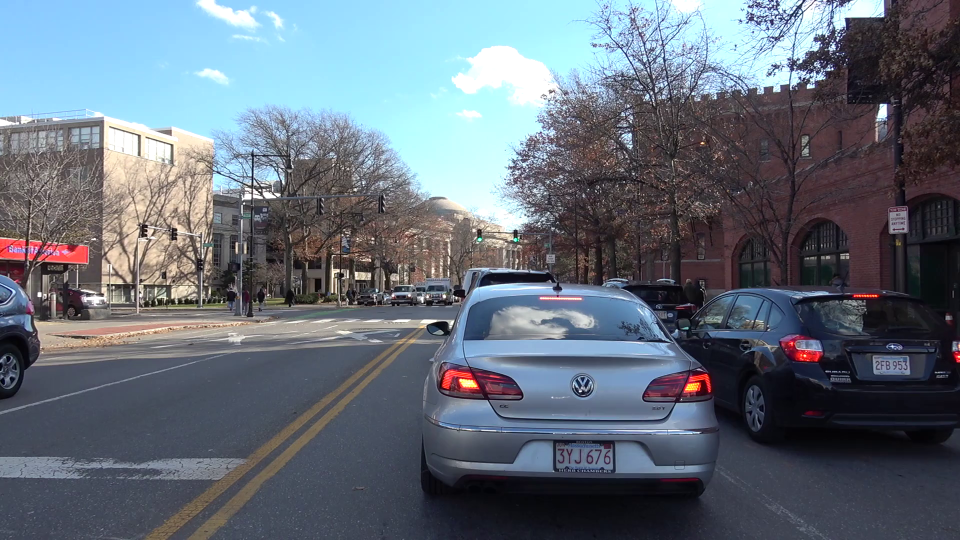
#> input picture images/mit_driveseg_sample.png, 1920 x 1080 px (shown at 1/2 size)
$ jupyter execute Untitled.ipynb
#> lines starting #> are read from the running program, lines starting #| are printed output that depends on the picture
[cell 1]
from PIL import Image
import numpy as np
import cv2
import matplotlib.pyplot as plt

[cell 2]
image_path = './images/mit_driveseg_sample.png'

[cell 3]
# image
image = cv2.imread(image_path)
#> image is the input picture: shape (1080, 1920, 3); mean B, G, R 121, 109.8, 100.3
all_images = image
# cv2.cvtColor(image, cv2.COLOR_BGR2RGB)

# Prediction
prediction = image.copy()
all_images = np.hstack((all_images, prediction))
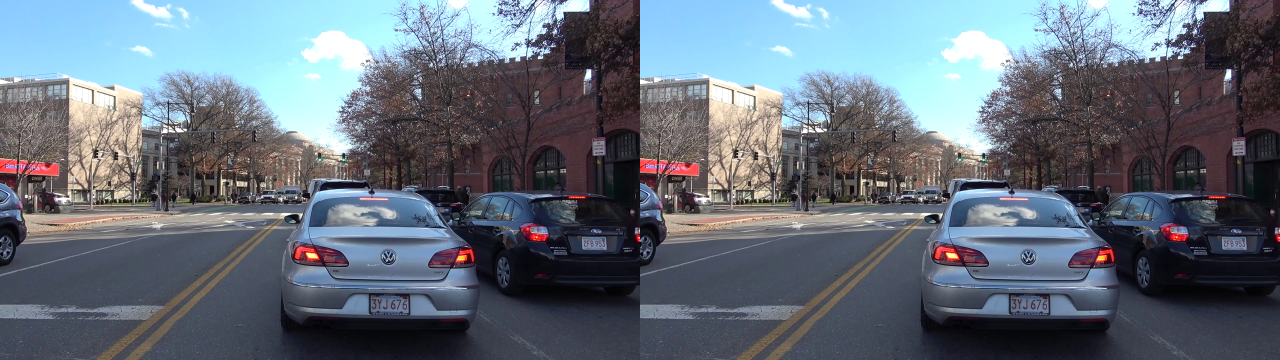
#> all_images: shape (1080, 3840, 3) (shown at 1/3 size); mean B, G, R 121, 109.8, 100.3

background = image.copy()
overlay = prediction.copy()
added_image = cv2.addWeighted(background, 0.4, overlay, 0.75, 0)
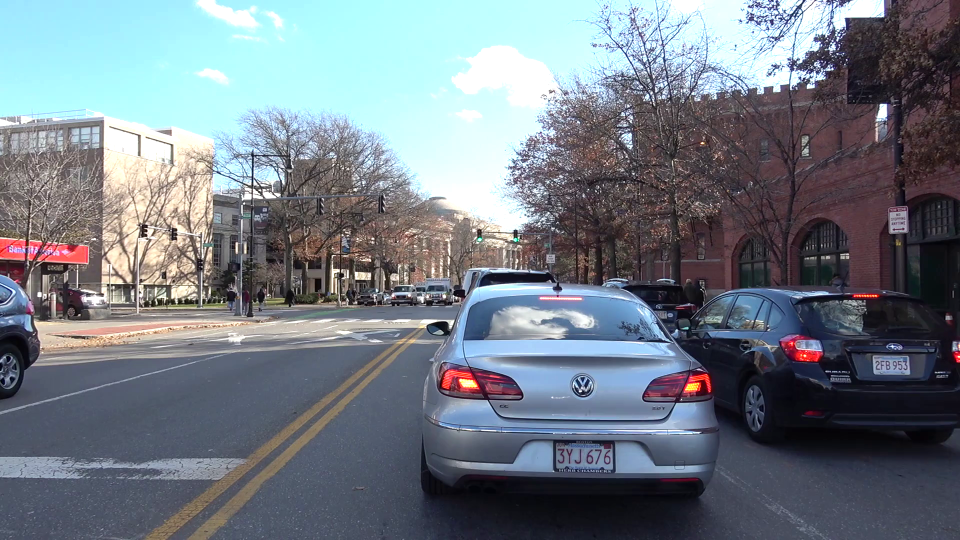
#> added_image: shape (1080, 1920, 3) (shown at 1/2 size); mean B, G, R 131.8, 122.8, 114.3
all_images = np.hstack((all_images, added_image))
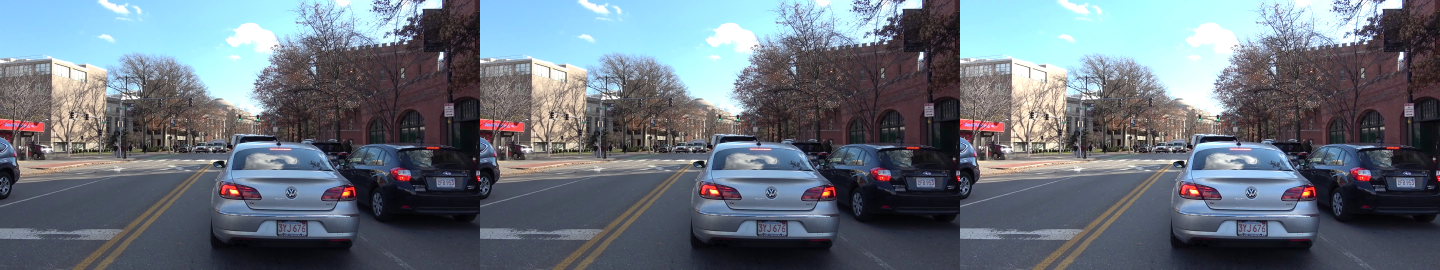
#> all_images: shape (1080, 5760, 3) (shown at 1/4 size); mean B, G, R 124.6, 114.2, 105

# Rescaling *****************
ratio = image.shape[1]/image.shape[0]
#> ratio = 1.78
h = 800
w = int(ratio * h)
#> w = 1422
all_images = cv2.resize(all_images.astype('uint8'), dsize=(w * 3, h))
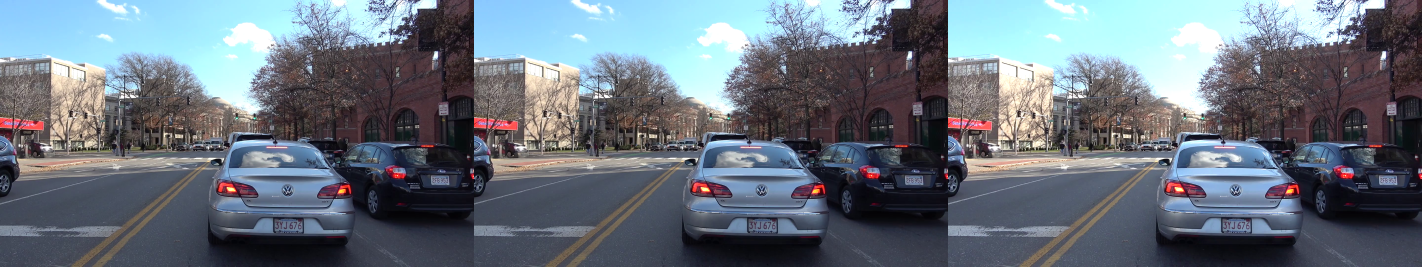
#> all_images: shape (800, 4266, 3) (shown at 1/3 size); mean B, G, R 124.5, 114.1, 104.9

## Start from here.
padding_length = all_images.shape[0]//8
#> padding_length = 100
padding = all_images.copy()[:padding_length, :]
padding[:,:] = 0

all_images = np.vstack((padding, all_images))
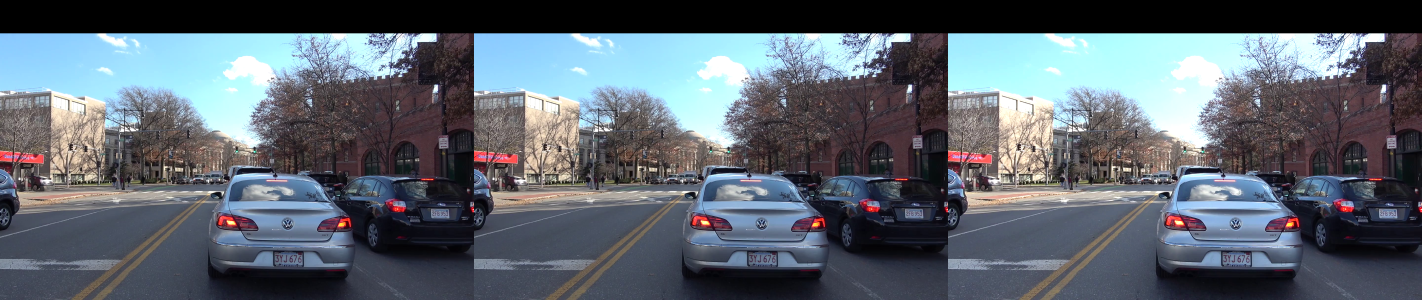
#> all_images: shape (900, 4266, 3) (shown at 1/3 size); mean B, G, R 110.7, 101.4, 93.3


x_padding = w // 8
#> x_padding = 177
x = w
#> x = 1422
y =  int(padding.shape[0] / 1.5)
#> y = 66
font   = cv2.FONT_HERSHEY_TRIPLEX
color  = (255, 255, 255)
scale  = 2
stroke = 3


cv2.putText(all_images, "Image", (x_padding,y), font, scale, color, scale, stroke)
cv2.putText(all_images, "Prediction", (x + x_padding,y), font, scale, color, scale, stroke)
cv2.putText(all_images, "Overlay", (2*x + x_padding,y), font, scale, color, scale, stroke)
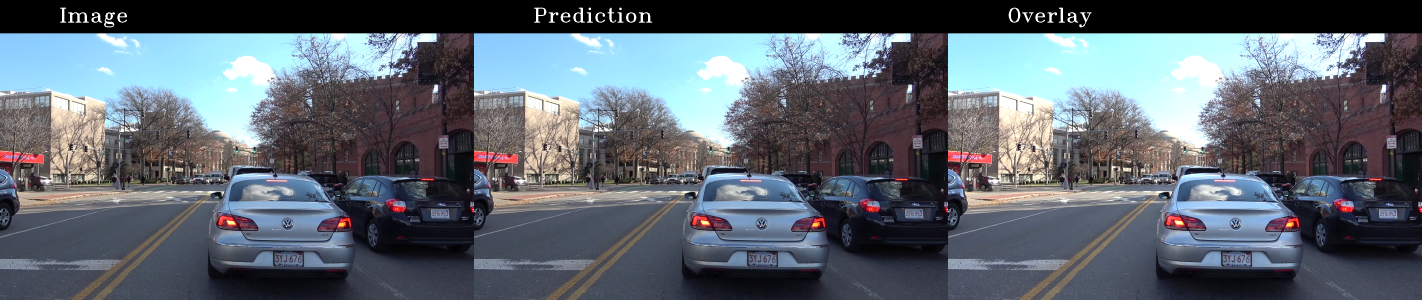
#> all_images: shape (900, 4266, 3) (shown at 1/3 size); mean B, G, R 111.3, 102, 93.9


print('Hi')


# plt.title('Image + Prediction Segmentation Overlay')
# plt.imshow(prediction, alpha=0.5)

cv2.imwrite("filename2.png", all_images)
#> Out = True

[cell 4]
image.shape[1]
#> Out = 1920

[cell 5]
ratio = image.shape[1]/image.shape[0]
h = 800
w = int(ratio * h)

[cell 6]
w *3
#> Out = 4266

[cell 7]
all_images.shape
#> Out = (900, 4266, 3)

[cell 8]
plt.imshow(all_images)

[cell 9]
plt.imshow(plt.imread('filename2.png'))

$ run again, with images/Snipaste_2022-01-09_23-31-19.png copied over images/mit_driveseg_sample.png
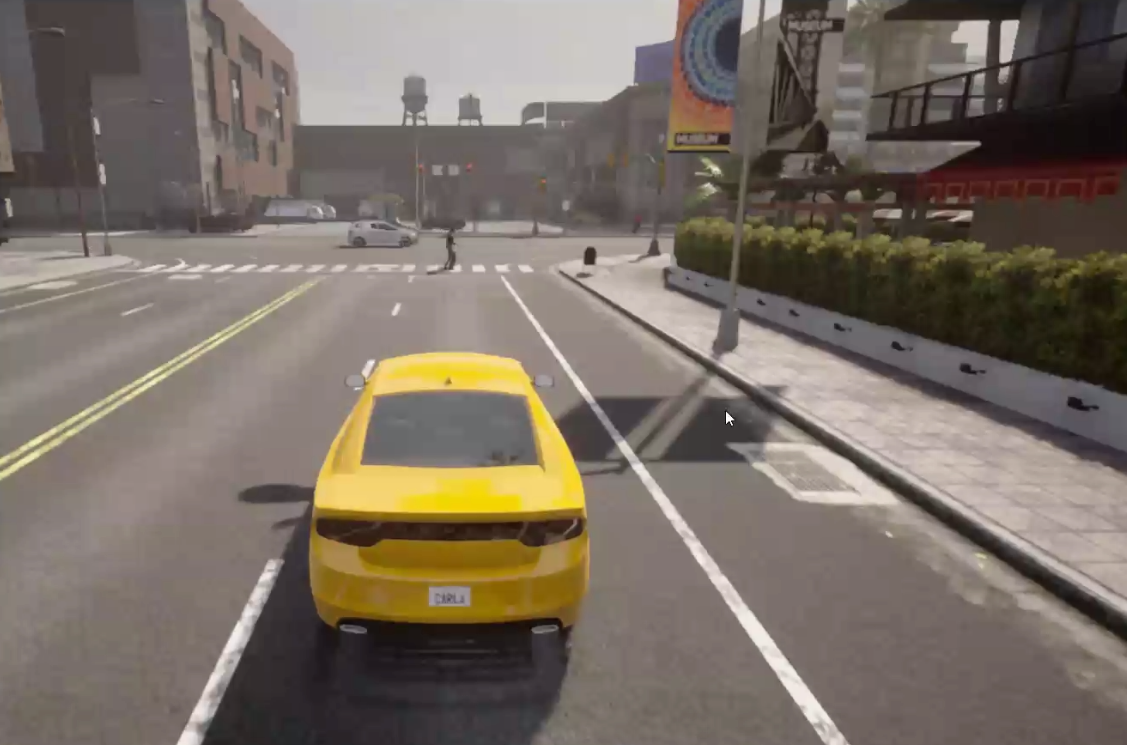
#> input picture images/Snipaste_2022-01-09_23-31-19.png, 1127 x 745 px
#> image is the input picture: shape (745, 1127, 3); mean B, G, R 100.7, 110.8, 121.5
#> `added_image = cv2.addWeighted(background, 0.4, overlay, 0.75, 0)`:
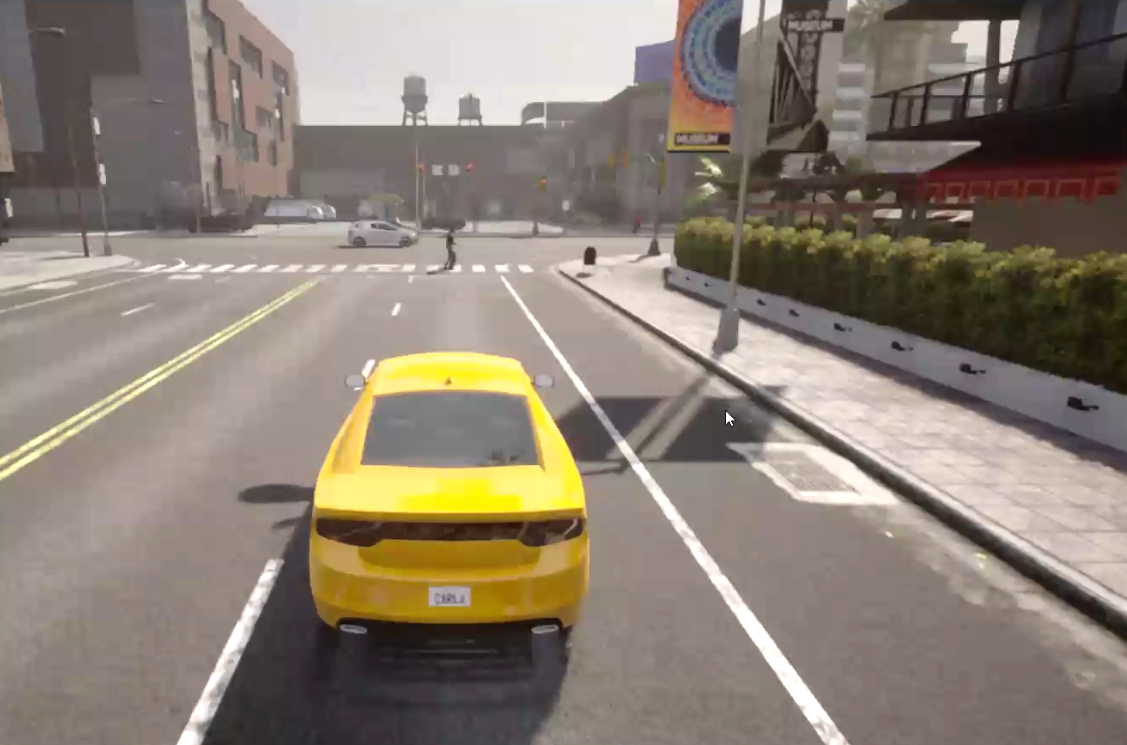
#> added_image: shape (745, 1127, 3); mean B, G, R 115.8, 127.4, 139.1
#> `cv2.putText(all_images, "Overlay", (2*x + x_padding,y), font, scale, c..`:
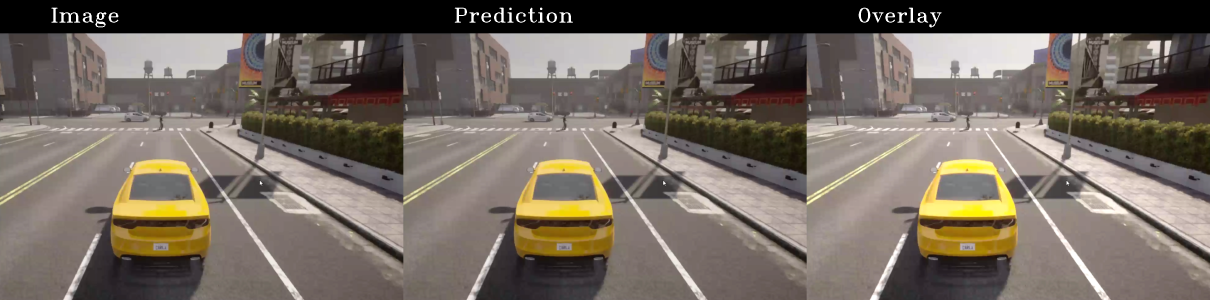
#> all_images: shape (900, 3630, 3) (shown at 1/3 size); mean B, G, R 94.7, 104.1, 113.9
#> `cv2.imwrite("filename2.png", all_images)`: Out = True

$ run again, with images/Snipaste_2022-01-12_00-30-05.png copied over images/mit_driveseg_sample.png
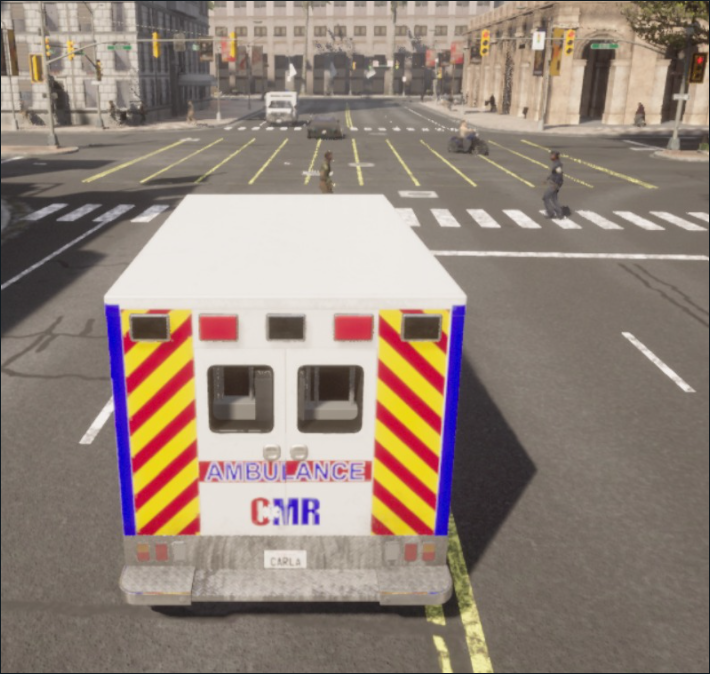
#> input picture images/Snipaste_2022-01-12_00-30-05.png, 710 x 674 px
#> image is the input picture: shape (674, 710, 3); mean B, G, R 121.5, 132.1, 147.2
#> `added_image = cv2.addWeighted(background, 0.4, overlay, 0.75, 0)`:
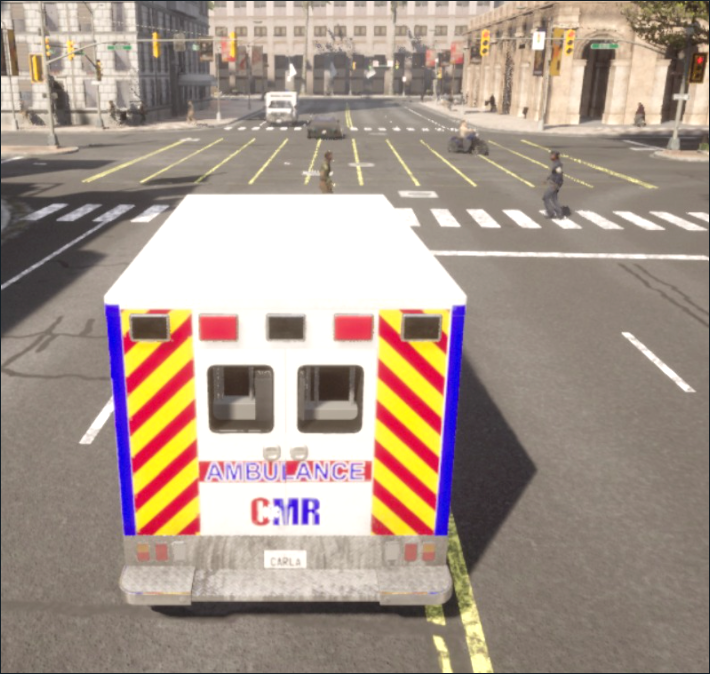
#> added_image: shape (674, 710, 3); mean B, G, R 139.2, 150.8, 167.2
#> `cv2.putText(all_images, "Overlay", (2*x + x_padding,y), font, scale, c..`:
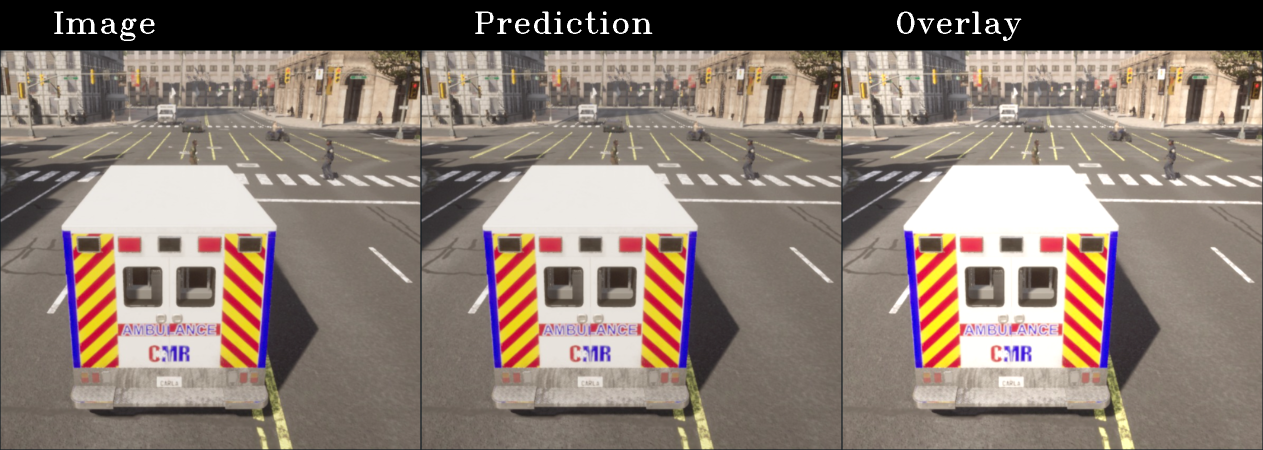
#> all_images: shape (900, 2526, 3) (shown at 1/2 size); mean B, G, R 114.3, 123.9, 137.7
#> `cv2.imwrite("filename2.png", all_images)`: Out = True

$ run again, with images/frankfurt_000001_013016_leftImg8bit.png copied over images/mit_driveseg_sample.png
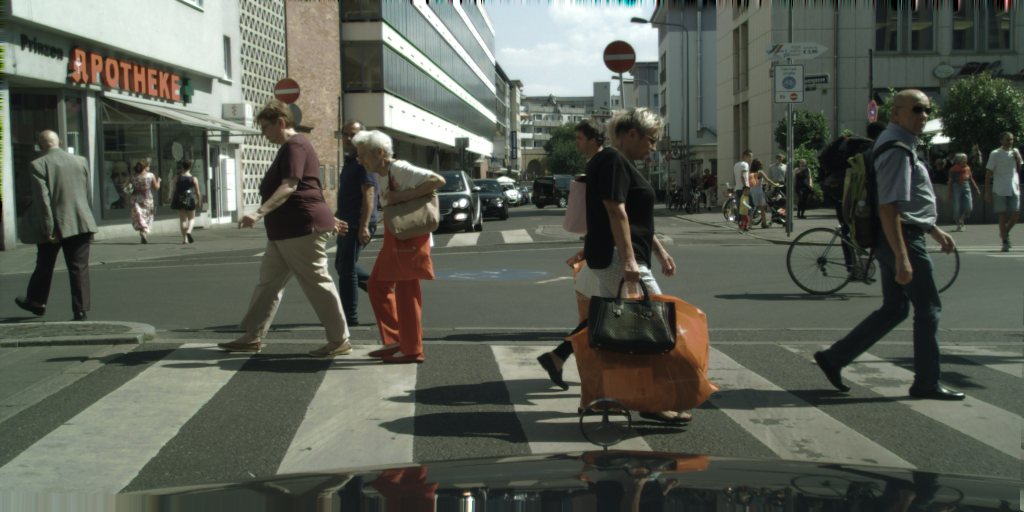
#> input picture images/frankfurt_000001_013016_leftImg8bit.png, 2048 x 1024 px (shown at 1/2 size)
#> image is the input picture: shape (1024, 2048, 3); mean B, G, R 83.4, 94, 89.5
#> `all_images = np.vstack((padding, all_images))`:
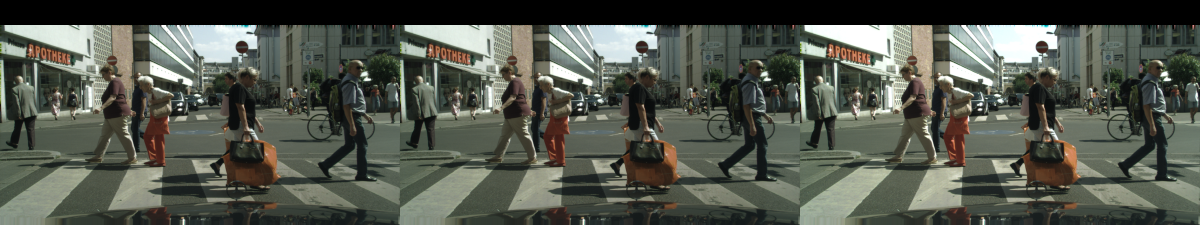
#> all_images: shape (900, 4800, 3) (shown at 1/4 size); mean B, G, R 77.5, 87.3, 83.3
#> `cv2.imwrite("filename2.png", all_images)`: Out = True
#> `[cell 9] plt.imshow(plt.imread('filename2.png'))`:
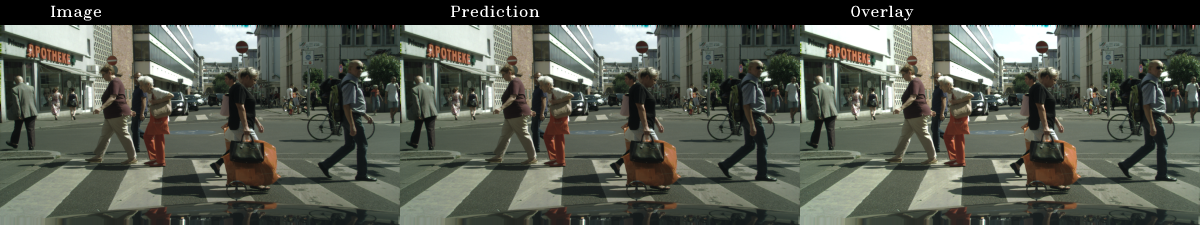
#> shown: shape (900, 4800, 3) float32 (shown at 1/4 size); mean R, G, B 0.33, 0.345, 0.306
